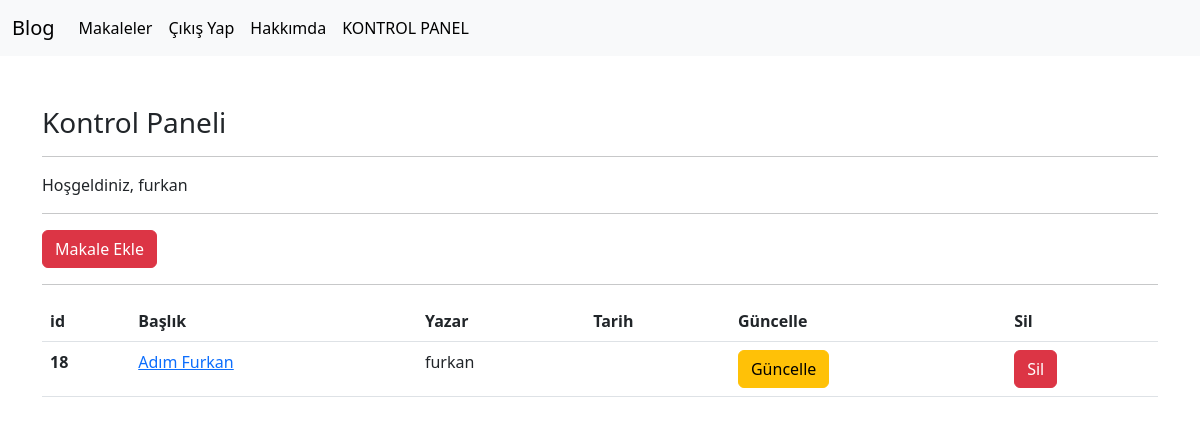
Screenshot of /articles/dashboard/ (signed in) with the database file from the repository.
### article/models.py (models this page shows, shortened)
class Article(models.Model):
    author = models.ForeignKey("auth.User",on_delete=models.CASCADE ,verbose_name="Yazar")
    title=models.CharField(max_length=50, verbose_name="Başlık")
    content=models.TextField(verbose_name="İçerik")
    created_date=models.DateTimeField(auto_now_add=True, verbose_name="Oluşturulma Tarihi")
    article_image=models.FileField(blank=True,null= True,verbose_name="Foto")
    class Meta:
        ordering=["-created_date"]

### article/views.py (the view)
# urls.py: path("dashboard/", views.dashboard,name="dashboard" ),
@login_required(login_url="user:login")
def dashboard(request):
    articles = Article.objects.filter(author=request.user)
    context={
        "articles":articles
    }
    return render(request,"dashboard.html",context)

### templates/dashboard.html
{% extends 'layout.html' %}
{% block body %}
    <h3>Kontrol Paneli</h3>
    <hr>
    <p>Hoşgeldiniz, {{request.user.username}}</p>
    <hr>
    <a class="btn btn-danger" href="/articles/addarticle">Makale Ekle</a>
    <hr>
    {% if articles %}
    <table class="table">
        <thead>
          <tr>
            <th scope="col">id</th>
            <th scope="col">Başlık</th>
            <th scope="col">Yazar</th>
            <th scope="col">Tarih</th>
            <th scope="col">Güncelle</th>
            <th scope="col">Sil</th>
          </tr>
        </thead>
        <tbody>
            {% for article in articles %}
                <tr>
                <th scope="row">{{article.id}}</th>
                <td><a href="/articles/article/{{article.id}}">  {{article.title}} </a></td>
                <td>{{article.author.username}}</td>
                <td>{{article.created_Date}}</td>
                <td><a href="/articles/update/{{article.id}}" class="btn btn-warning">Güncelle</a></td>
                <td><a href="/articles/delete/{{article.id}}" class="btn btn-danger">Sil</a></td>
                </tr>
            {% endfor %}
        </tbody>
      </table>
    {% else %}
    <div class="alert alert-danger">Henüz bir makaleniz bulunmuyor...</div>
    {% endif %}
{% endblock body %}

### rows the page displays
Article: id "18", title "Adım Furkan", author.username "furkan"

### other values shown
{{ request.user.username }} "furkan"
